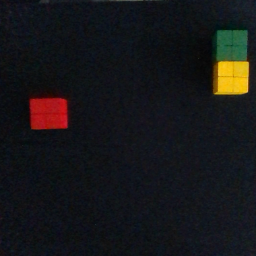
#> input picture test/0002.png, 256 x 256 px, given as the content of the folder /home/obin/t2b_dataset/pickandplace/image/, which was not available
$ jupyter execute --allow-errors data_augmentation.ipynb   (older library calls are emulated)   (text cells are left out)
#> lines starting #> are read from the running program, lines starting #| are printed output that depends on the picture; after the words box and inside, x2 and y2 are one past the last pixel; in counts of white or black regions, pixels touching at a corner belong together; pictures that were not available may be replaced by others from this repository, and a replacement may not be noted
#> further down, img is the input picture: shape (256, 256, 3); mean B, G, R 24.5, 22.9, 23.1
#> `imgray = cv2.cvtColor(img,cv2.COLOR_BGR2GRAY)`:
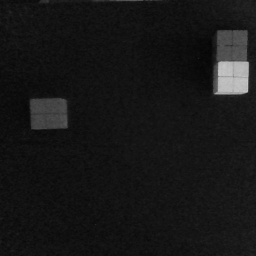
#> imgray: shape (256, 256); min 4, max 200, mean 23.1
#> `ret, thresh = cv2.threshold(imgray,70,255,0)`:
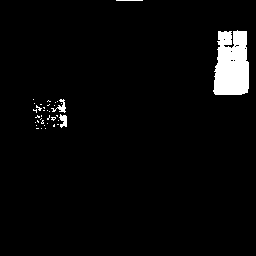
#> thresh: shape (256, 256); 3.4% white; 37 white regions (33 under 20 px)
#> `image, contours, hierachy = cv2.findContours(thresh, cv2.RETR_TREE,cv2..`: contours = 46 contours, 43 with area under 20; largest, box (x1, y1, x2, y2) and area: (213, 30, 249, 95) 1852, (59, 114, 67, 128) 52, (51, 99, 66, 113) 45
[cell 1]
import sys
sys.version

[cell 2]
#import pyrealsense2 as rs
import numpy as np
import cv2
import matplotlib.pyplot as plt
import os
import joblib
#import scipy.misc
import tensorflow as tf
#from skimage.restoration import denoise_tv_chambolle
from tensorboardX import SummaryWriter

[cell 3]
pp_path = '/home/obin/t2b_dataset/pickandplace/image'
data_list = np.sort([pp_path+'/'+x for x in os.listdir(os.path.join(pp_path,''))])
# pp_path = '/home/obin/t2b_dataset/pickandplace/temp/0202'
# data_list2 = np.sort([pp_path+'/'+x for x in os.listdir(os.path.join(pp_path,''))])
# data_list = np.hstack((data_list[0:-1],data_list2))
num_data = len(data_list)
print('num of data : ', num_data)

[cell 4]
def pretty_print_input(arr, ori = False):
    arr = np.squeeze(arr)
    if ori == True :
        s_x, s_y, s_d, s_ori = arr[0:4]
        g_x, g_y, g_d, g_ori = arr[4:8]

        print('start pixel        goal pixek')
        print('x : %04f    x : %04f'%(s_x,g_x))
        print('y : %04f    y : %04f'%(s_y,g_y))
        print('z : %04f    z : %04f'%(s_d,g_d))
        print('o : %04f    o : %04f'%(s_ori,g_ori))
        print('\n')
    else :
        s_x, s_y, s_d = arr[0:3]
        g_x, g_y, g_d = arr[3:6]

        print('start pixel        goal pixek')
        print('x : %04f    x : %04f'%(s_x,g_x))
        print('y : %04f    y : %04f'%(s_y,g_y))
        print('z : %04f    z : %04f'%(s_d,g_d))
        print('\n')


def pretty_print_out(arr):
    arr = np.squeeze(arr)
    s_px, s_py, s_pz, s_ox, s_oy, s_oz, s_ow = arr[0:7]
    g_px, g_py, g_pz, g_ox, g_oy, g_oz, g_ow = arr[7:14]

    print('start pose        goal pose')
    print('x : %04f    x : %04f'%(s_px,g_px))
    print('y : %04f    y : %04f'%(s_py,g_py))
    print('z : %04f    z : %04f'%(s_pz,g_pz))
    print('x : %04f    x : %04f'%(s_ox,g_ox))
    print('y : %04f    y : %04f'%(s_oy,g_oy))
    print('z : %04f    z : %04f'%(s_oz,g_oz))
    print('w : %04f    w : %04f'%(s_ow,g_ow))
    print('\n')

[cell 5]
#np.random.shuffle(data_list)
data_list

[cell 6]
## x_array = []
x_ori_array = []
y_array = []
mean_depth = 0
caution = []
# resume = int(input('where do you want to start from? : '))
resume = 0
#> (the rest of this cell did not finish here and is left out)

[cell 7]
c
#> Out = [[45, 128]]

[cell 8]
curr_data = cv2.imread('/home/obin/t2b_dataset/pickandplace/image/0027.png')

[cell 9]
cv2.imshow('image', curr_data)
cv2.waitKey(1)
cv2.destroyAllWindows()

[cell 10]
img = cv2.imread('/home/obin/t2b_dataset/pickandplace/image/0027.png')
imgray = cv2.cvtColor(img,cv2.COLOR_BGR2GRAY)

#threshold를 이용하여 binary image로 변환
ret, thresh = cv2.threshold(imgray,153,255,0)
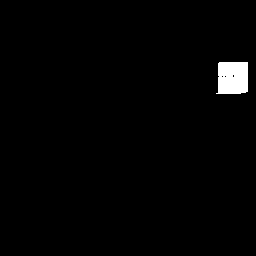
#> thresh: shape (256, 256); 1.4% white; 1 white region

#contours는 point의 list형태. 예제에서는 사각형이 하나의 contours line을 구성하기 때문에 len(contours) = 1. 값은 사각형의 꼭지점 좌표.
#hierachy는 contours line의 계층 구조
image, contours, hierachy = cv2.findContours(thresh, cv2.RETR_TREE,cv2.CHAIN_APPROX_SIMPLE)
#> contours = 4 contours, 3 with area under 20; largest, box (x1, y1, x2, y2) and area: (216, 62, 248, 94) 890
image = cv2.drawContours(img, contours, -1, (0,255,0), 3)

cv2.imshow('image', image)
cv2.waitKey(50)
cv2.destroyAllWindows()

$ run again, on test/0003.png
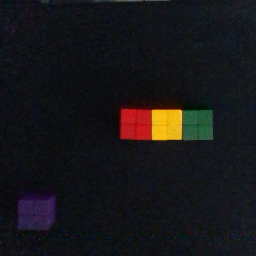
#> input picture test/0003.png, 256 x 256 px, given as the content of the folder /home/obin/t2b_dataset/pickandplace/image/, which was not available
#> img is the input picture: shape (256, 256, 3); mean B, G, R 24.6, 22.2, 23.2
#> `ret, thresh = cv2.threshold(imgray,70,255,0)`:
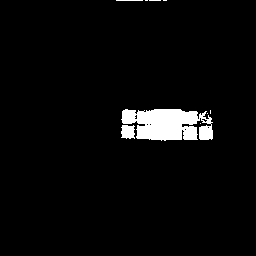
#> thresh: shape (256, 256); 3.7% white; 9 white regions (6 under 20 px)
#> `image, contours, hierachy = cv2.findContours(thresh, cv2.RETR_TREE,cv2..`: contours = 15 contours, 13 with area under 20; largest, box (x1, y1, x2, y2) and area: (121, 109, 213, 141) 2024, (121, 125, 135, 139) 140
#> Out = contour of 34 points, box (x1, y1, x2, y2) (121, 125, 135, 139), area 140
#> `ret, thresh = cv2.threshold(imgray,153,255,0)`:
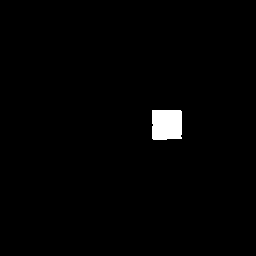
#> thresh: shape (256, 256); 1.3% white; 1 white region
#> `image, contours, hierachy = cv2.findContours(thresh, cv2.RETR_TREE,cv2..`: contours = 1 contour; box (x1, y1, x2, y2) and area: (152, 110, 182, 140) 822
